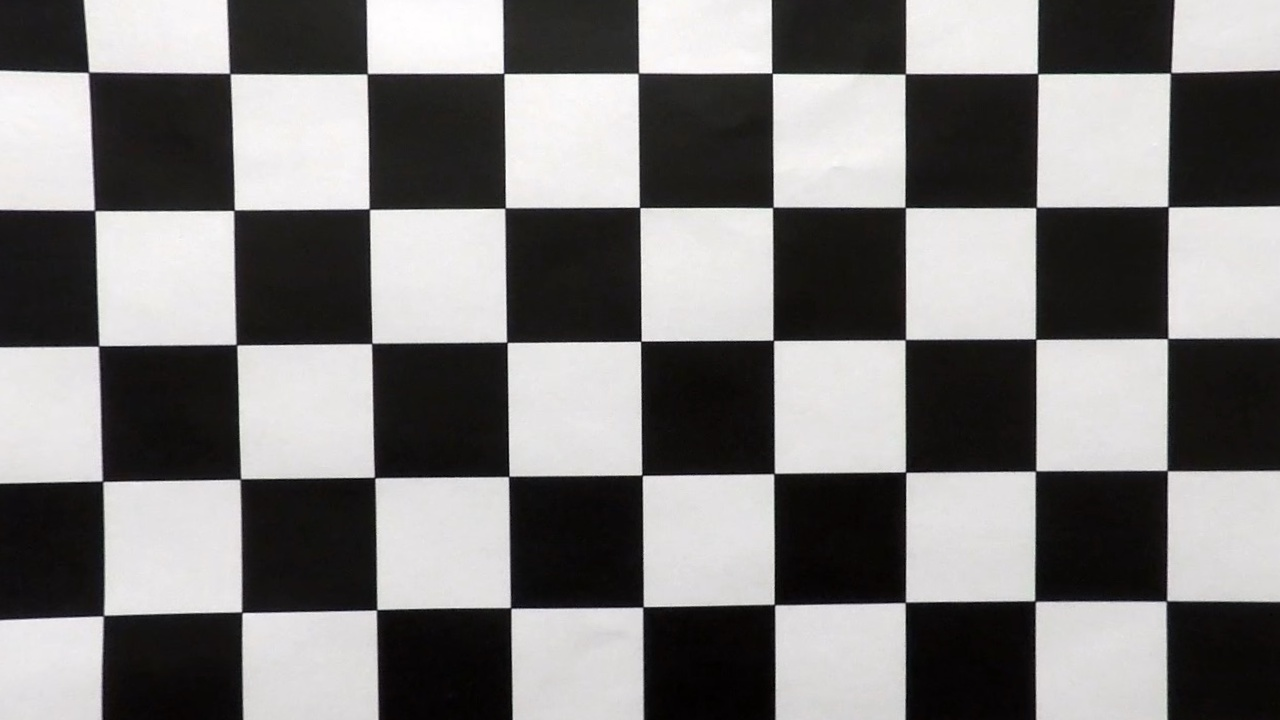
#> input picture camera_cal/calibration1.jpg, 1280 x 720 px; its folder holds 5 pictures in this run
$ python cam_cal.py
#> lines starting #> are read from the running program, lines starting #| are printed output that depends on the picture; after the words box and inside, x2 and y2 are one past the last pixel; in counts of white or black regions, pixels touching at a corner belong together


'''
With great thanks to Udacity Content Developer Aaron Brown for his excellent YouTube tutorial for this project at http://bit.ly/2kdGX8d
This project is a condensed version of his more extensive project
'''

import numpy as np
import cv2
import glob
import pickle
import matplotlib.pyplot as plt


# prepare object points, like (0,0,0), (1,0,0), (2,0,0) ....,(6,5,0)
objp = np.zeros((6*9,3), np.float32)
objp[:,:2] = np.mgrid[0:9, 0:6].T.reshape(-1,2)

# Arrays to store object points and image points from all the images.
objpoints = [] # 3d points in real world space
imgpoints = [] # 2d points in image plane.

# Make a list of calibration images
images = glob.glob('calibration*.jpg')

# Step through the list and search for chessboard corners
for idx, fname in enumerate(images):
    img = cv2.imread(fname)
#> img is the input picture: shape (720, 1280, 3); mean B, G, R 123.3, 123.7, 125.3
    gray = cv2.cvtColor(img, cv2.COLOR_BGR2GRAY)

    # Find the chessboard corners
    ret, corners = cv2.findChessboardCorners(gray, (9,6), None)
#> ret = False; corners = None

    # If found, add object points, image points
    if ret == True:
        print('working on ', fname)
        objpoints.append(objp)
        imgpoints.append(corners)

        # Draw and display the corners
        cv2.drawChessboardCorners(img, (9,6), corners, ret)
        write_name = 'corners_found'+str(idx)+'.jpg'
        cv2.imwrite(write_name, img)
#> pass 2 of the loop `for idx, fname in enumerate(images):`:
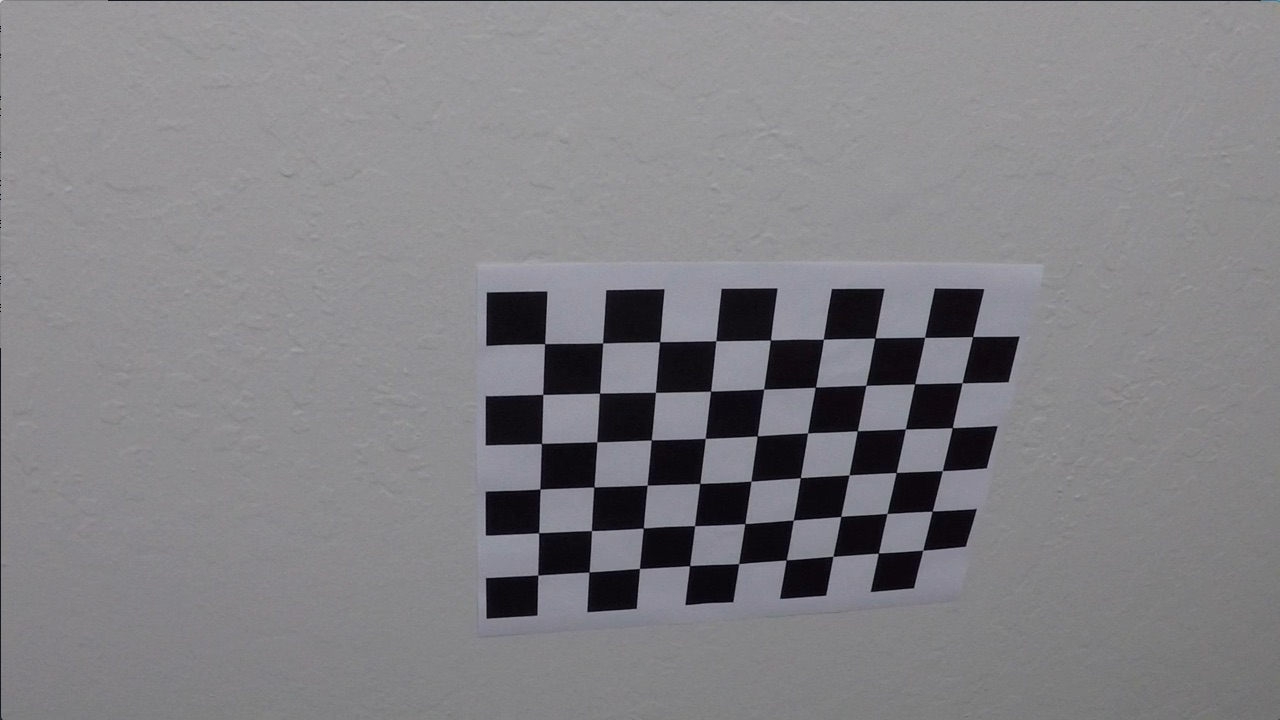
#> input picture camera_cal/calibration10.jpg, 1280 x 720 px
#> img is the input picture: shape (720, 1280, 3); mean B, G, R 133.1, 129.4, 130.2
#> ret = True; corners = 54 rows, first 8: [545.3, 343.1], [602.7, 342.8], [660.1, 341.3], [715.8, 340.7], [770.6, 340], [823.5, 339.2], [874.3, 338.5], [925.1, 337.4]
#> `cv2.drawChessboardCorners(img, (9,6), corners, ret)`:
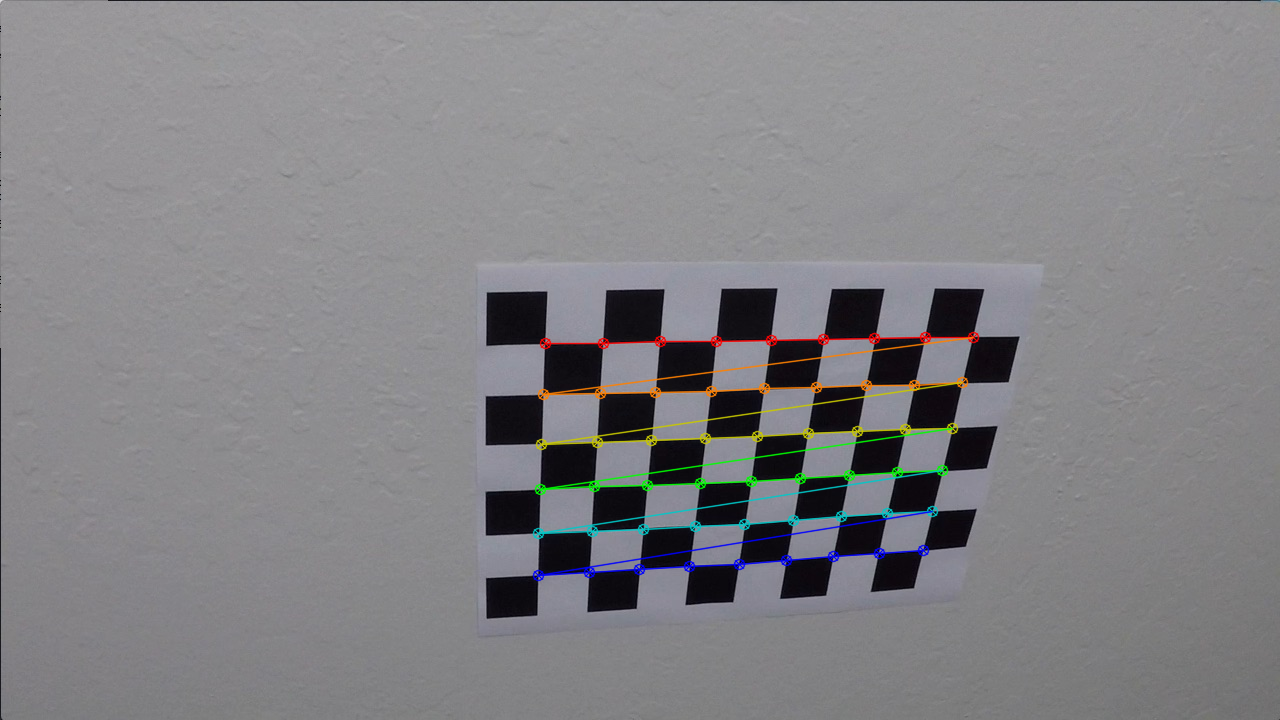
#> img: shape (720, 1280, 3); 1.91% of pixels changed, all inside (x1, y1, x2, y2) = (532, 331, 980, 582)
#> pass 3 of the loop `for idx, fname in enumerate(images):`:
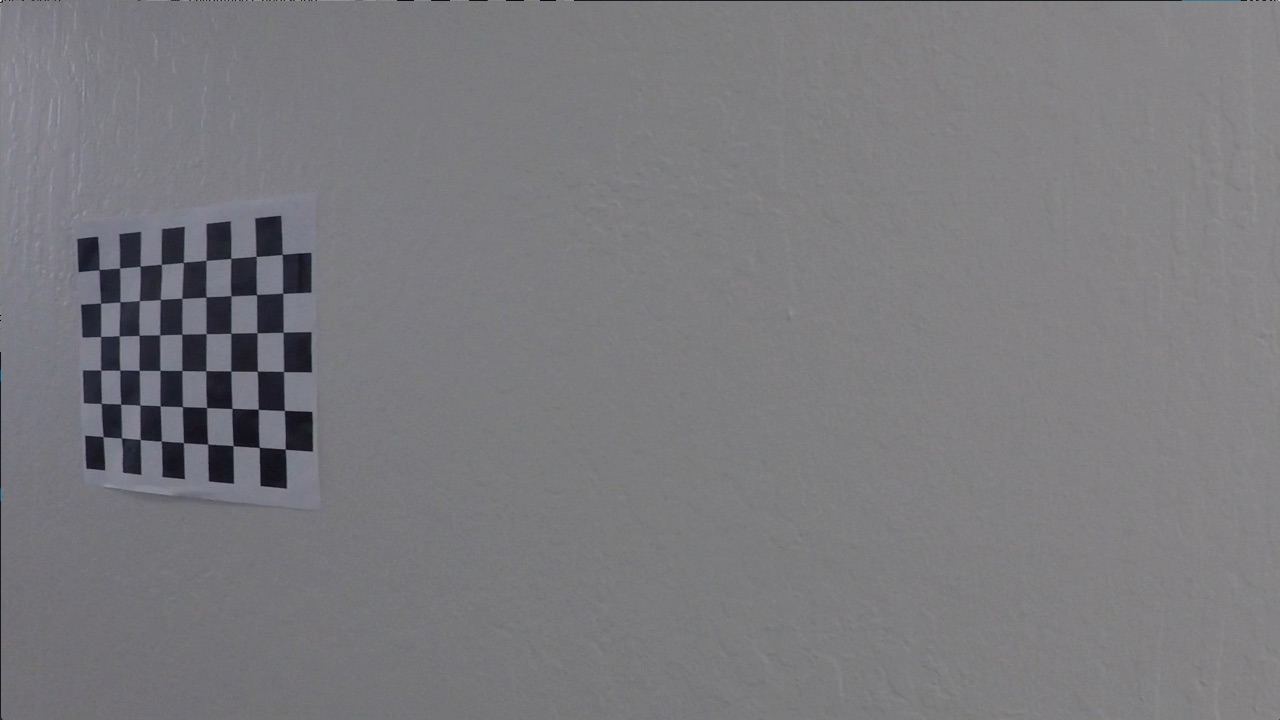
#> input picture camera_cal/calibration11.jpg, 1280 x 720 px
#> img is the input picture: shape (720, 1280, 3); mean B, G, R 125.2, 121.7, 122.2
#> corners = 54 rows, first 8: [99.22, 269.6], [119.6, 268], [140.1, 266.1], [161.3, 264.5], [183.3, 262.5], [206.1, 260.3], [230.7, 258.2], [256.2, 256.3]
#> `cv2.drawChessboardCorners(img, (9,6), corners, ret)`:
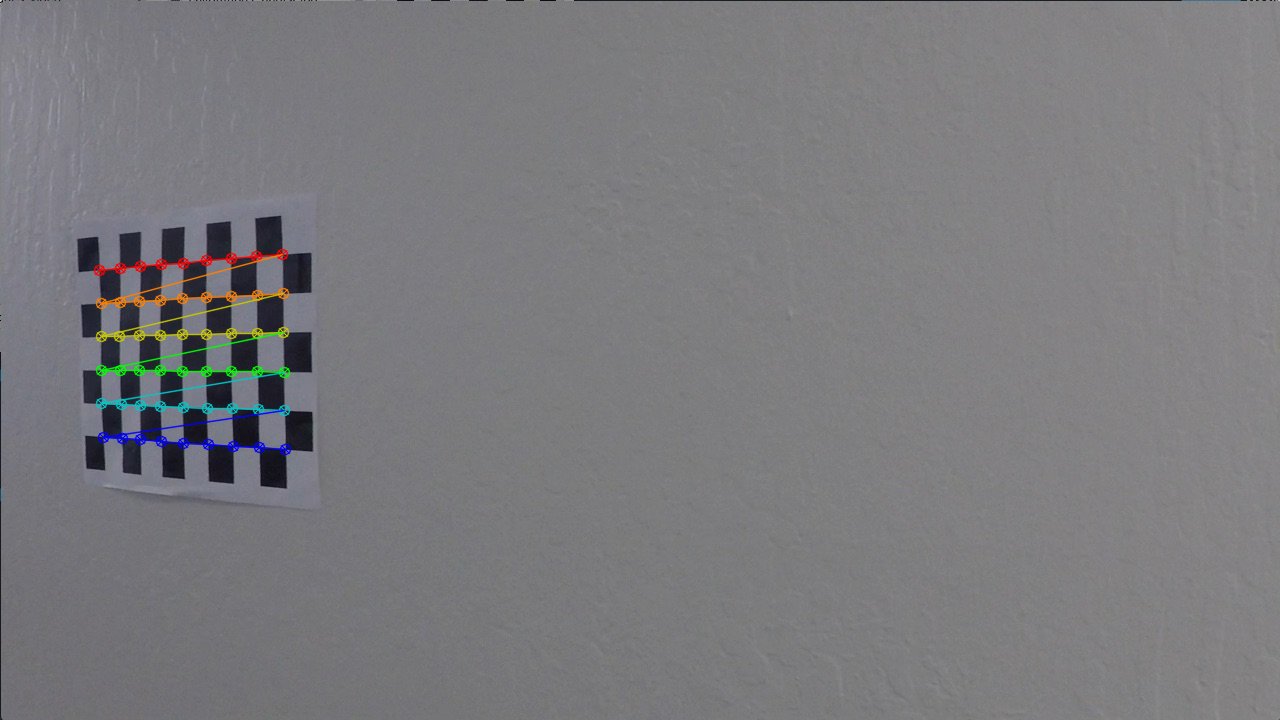
#> img: shape (720, 1280, 3); 1.11% of pixels changed, all inside (x1, y1, x2, y2) = (93, 248, 292, 456)
#> the loop made 5 passes; the first 3 are shown

# Test undistortion on an image
img = cv2.imread('./calibration1.jpg')
img_size = (img.shape[1], img.shape[0])
#> img_size = (1280, 720)

# Do camera calibration given object points and image points
ret, mtx, dist, rvecs, tvecs = cv2.calibrateCamera(objpoints, imgpoints, img_size,None,None)


dst = cv2.undistort(img, mtx, dist, None, mtx)
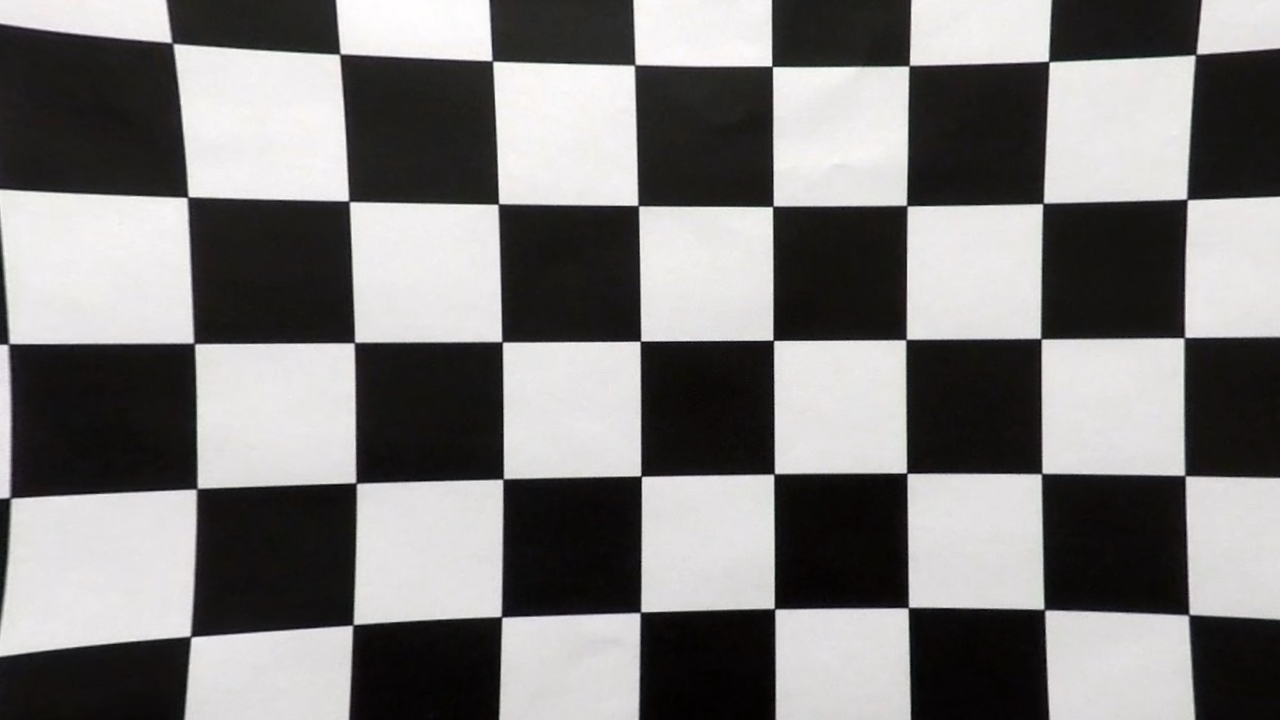
#> dst: shape (720, 1280, 3); mean B, G, R 123, 123.5, 125.1
cv2.imwrite('calibration_completed1.jpg',dst)

# Save the camera calibration result for later use (we won't worry about rvecs / tvecs)
dist_pickle = {}
dist_pickle["mtx"] = mtx
dist_pickle["dist"] = dist
pickle.dump( dist_pickle, open( "calibration__pickle.p", "wb" ) )


# [7 lines of commented-out code are left out]
